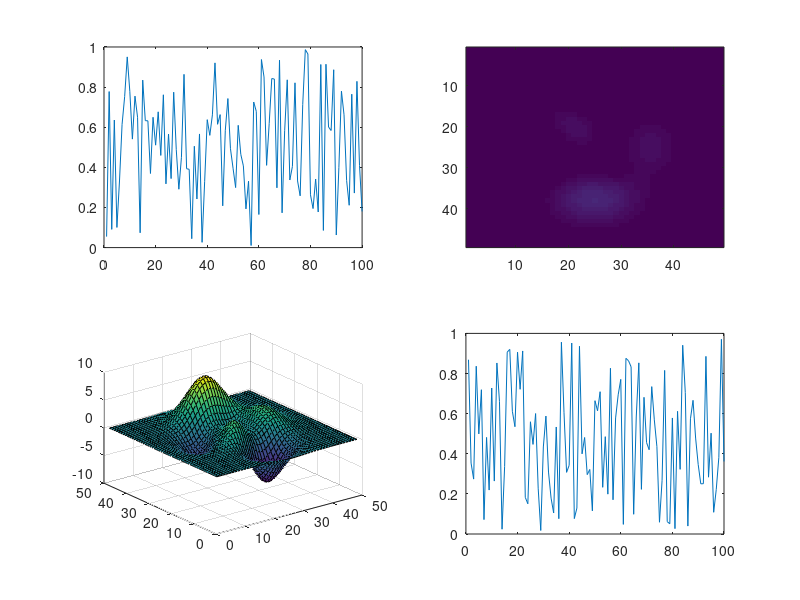

Here is the MATLAB script that generated this plot:
function result = test_subplot_004
result = false;
a = figure;
subplot(2,2,1);
plot(rand(1,100));
subplot(2,2,2);
image(peaks);
subplot(2,2,3);
surf(peaks);
subplot(2,2,4);
plot(rand(1,100));
drawnow;
close(a);
result = true;
